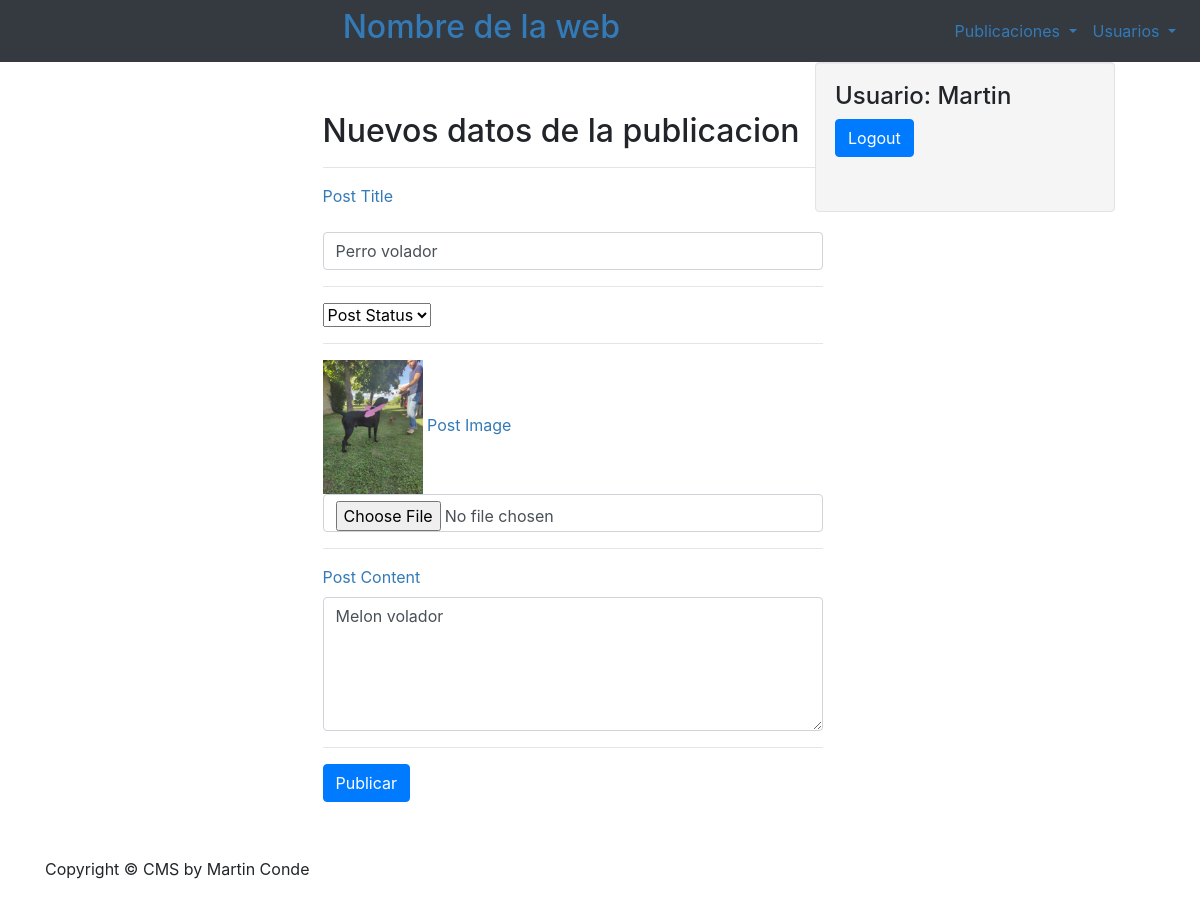
The page /modificar/modifEvento.php?id=20 (signed in) on the database its author committed.
### tables this page shows
CREATE TABLE `posts` (
  `id_post` int(3) NOT NULL,
  `nombre` varchar(255) NOT NULL,
  `estatus` varchar(255) NOT NULL,
  `imagen` text NOT NULL,
  `contenido` text NOT NULL,
  `fecha` date NOT NULL,
  `post_user` varchar(255) NOT NULL
);

### conexion/BDMySql.php (called while the page is built, shortened)
<?php
class BDMySql{
    private static $bd;
    private function __construct(){
        $conn = "mysql:host=127.0.0.1; dbname=proyecto";
        $usuario = "root";
        $passw = "";
        $this->conexion = new PDO($conn, $usuario, $passw);
    }
    public static function getConexion(){
        if (!isset(self::$bd)) {
            self::$bd = new BDMySql();
        }
        return self::$bd->conexion;
    }
}

### evento/EventosMysql.php (called while the page is built, shortened)
<?php
require_once(dirname(__FILE__)."/../evento/Evento.php");
require_once(dirname(__FILE__)."/../conexion/BDMySql.php");
class EventosMysql extends Evento{
    static function listar(){
        $stm = BDMySql::getConexion()->prepare("SELECT * from posts");
        $stm->execute();
        $posts = [];
        while (($post = $stm->fetch())!=null) {
            $posts[] =  new EventosMysql($post["nombre"],$post["estatus"],$post["imagen"],$post["contenido"],$post["fecha"],$post["post_user"],$post["id_post"]);
        }
        return $posts;
    }
}

### evento/Evento.php (called while the page is built, shortened)
<?php
abstract class Evento{
        public function getTitulo()
        {
            return $this->titulo;
        }
        public function getStatus()
        {
                return $this->status;
        }
        public function getImagen()
        {
                return $this->imagen;
        }
        public function getContenido()
        {
                return $this->contenido;
        }
}

### modificar/modifEvento.php (the view, shortened to what this page needs)
<?php
require_once(dirname(__FILE__)."/../evento/EventosMysql.php");
$id = $_GET['id'];
$eventos = EventosMysql::listar();
foreach ($eventos as $key => $evento){
    if($evento->getId_post() == $id){
        $eventoAmodif = $evento;
    }
}
include("../header.php");
include ("../sidebar.php");
?>
<div class="container">
        <form class="addform" action="" method="post" enctype="multipart/form-data">
        <h2>Nuevos datos de la publicacion</h2>
          <div class="form-group">
            <hr>
            <label for="title">Post Title</label>
            <input type="text" class="form-control" name="title" value="<?=$eventoAmodif->getTitulo();?>" required>
            <hr>
          </div>
          <select name="post_status" id="">
            <option value="<?=$eventoAmodif->getStatus();?>">Post Status</option>
          </select>
          <div class="form-group">
            <hr>
            <img width="100" src="/ProyectoFP/image/<?= $eventoAmodif->getImagen();?>" alt="">
            <label for="title">Post Image</label>
            <input type="file" class="form-control" name="image">
            <hr>
          </div>
          <div class="form-group">
            <label for="title">Post Content</label>
            <textarea class="form-control" name="post_content" cols="20" rows="5"  required><?= $eventoAmodif->getContenido();?></textarea>
            <hr>
          </div>
          <input class="btn btn-primary" type="submit" value="Publicar">
        </form>
        <?php include "../footer.php"; ?>
</body>
</html>

### estilos.css (style rules this page uses)
body { background-size: cover; }
label { color: white; }
html, body, .intro { height: 100%; }
.btn-primary { color: white !important; margin-bottom: 35px; }
img { max-width: 100% !important; }
.form-group { width: 500px; }
.form-group>label { color: #337ab7; }
.container>.addform { margin: 0 auto; width: 50%; margin-top: 50px; }

### rows shown on the page
posts: title "Perro volador", imagen (picture), post_content "Melon volador"

### other values the page prints
$_SESSION['nombre'] "Martin"
